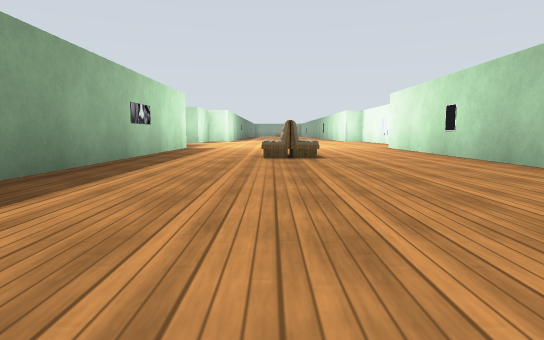
[1] (above)

24 first-person views from a walk through a Gazebo world. The camera is 0.72 m above the floor, tilts 6° down and sees 75° across. The floor is counted in squares, 2 m on a side. Each view is taken from the middle of a square. On the plan, view 1 faces up. The plan holds only what a view shows up to about 9 squares ahead; the rest is blank. The place goes on beyond the plan. Simple patterns stand in for the simulator's built-in surfaces. Some surface patterns are stand-ins.

[2]
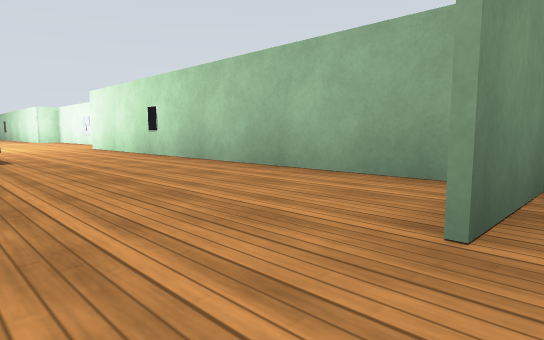

[3]
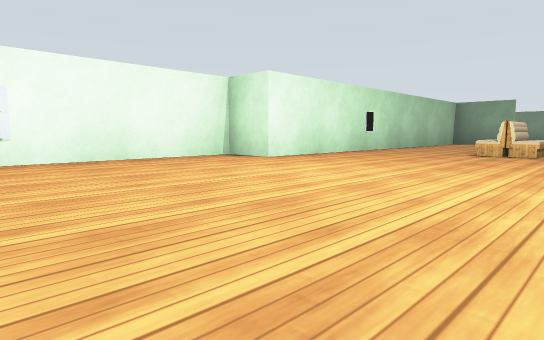

[4]
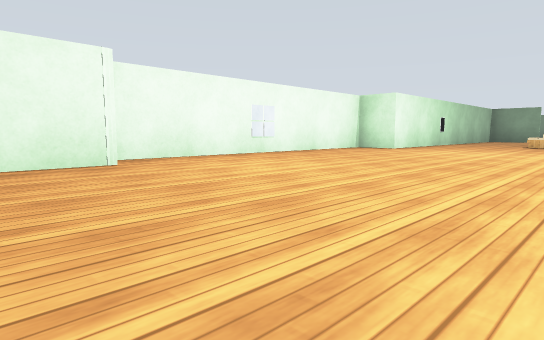

[5]
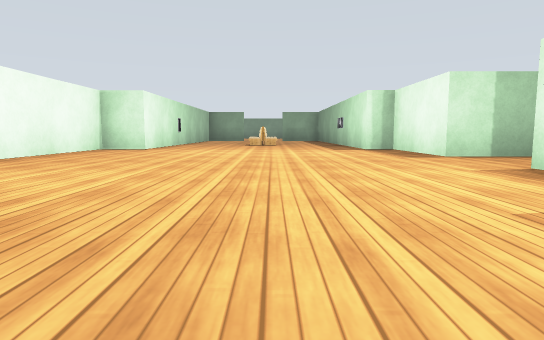

[6]
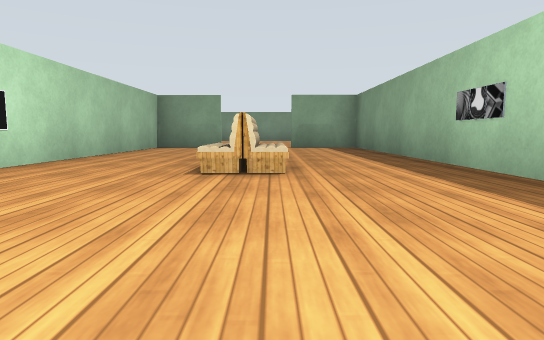

[7]
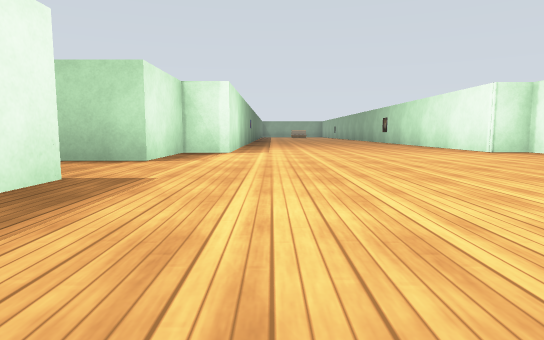

[8]
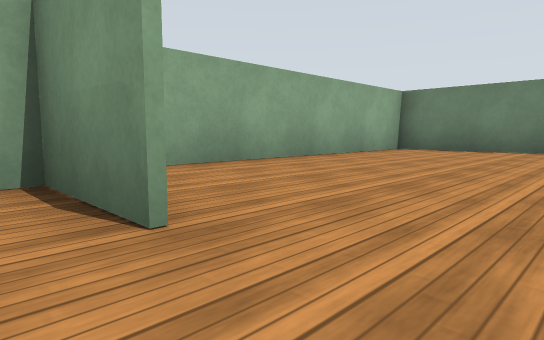

[9]
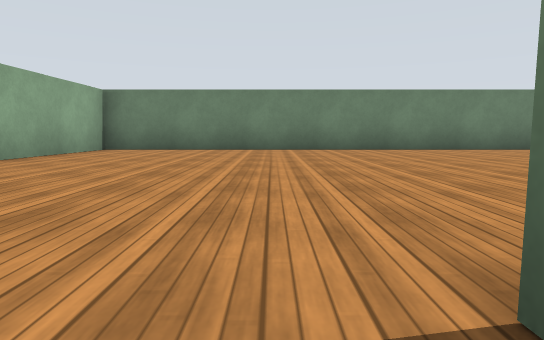

[10]
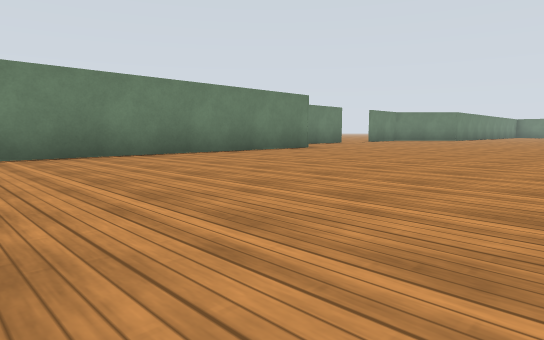

[11]
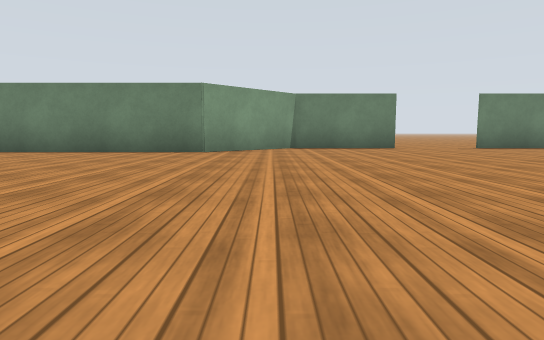

[12]
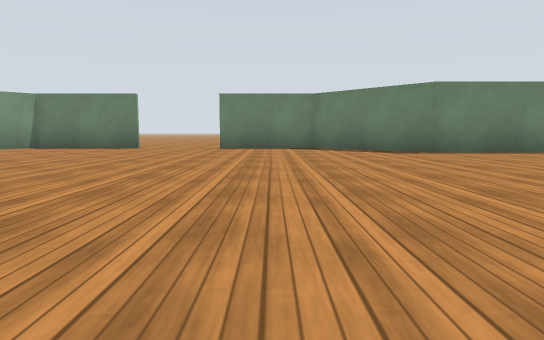

[13]
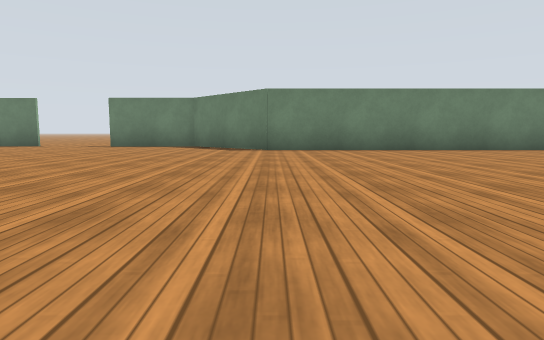

[14]
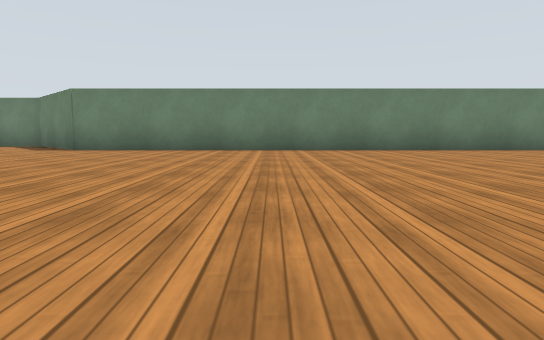

[15]
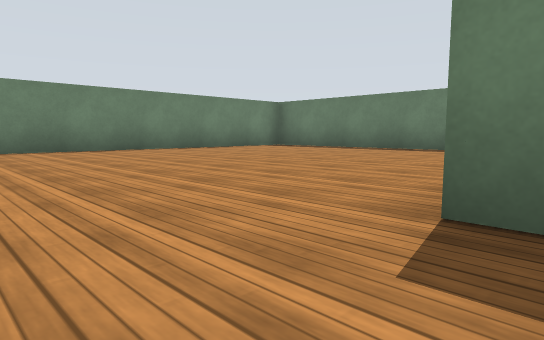

[16]
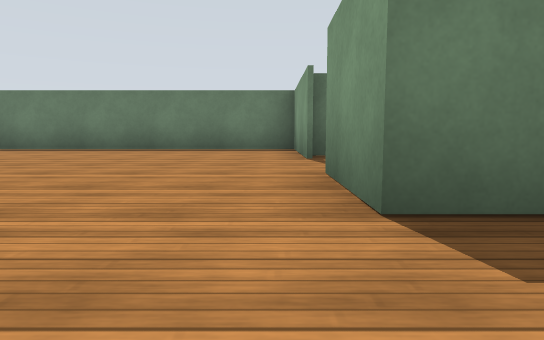

[17]
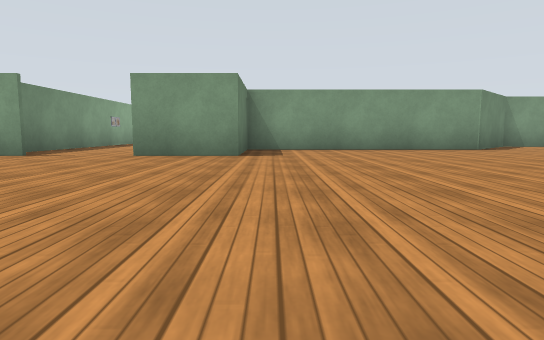

[18]
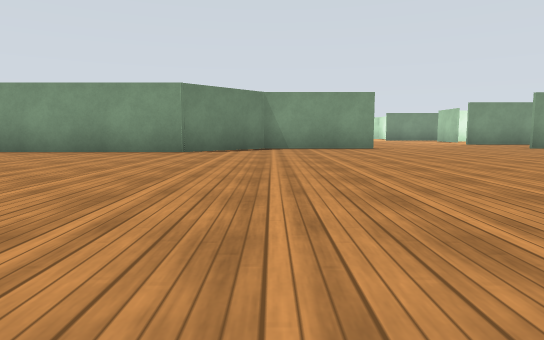

[19]
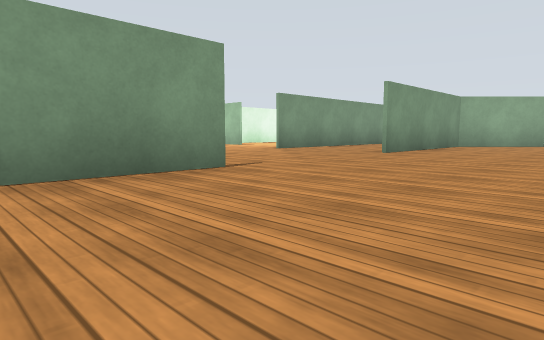

[20]
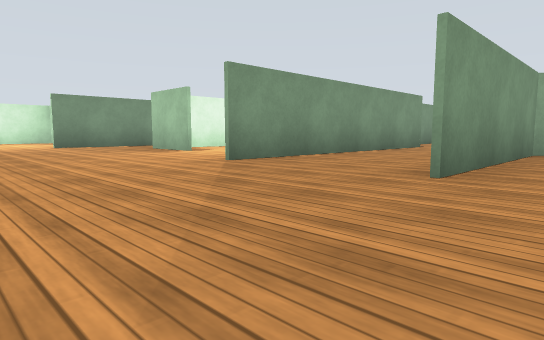

[21]
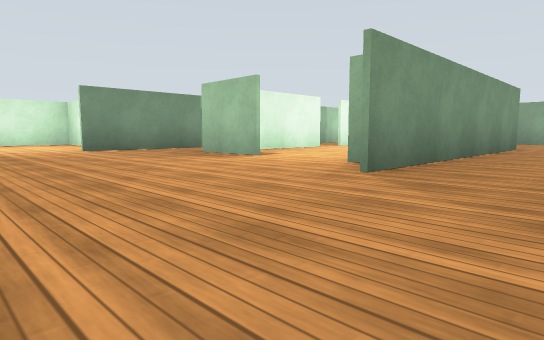

[22]
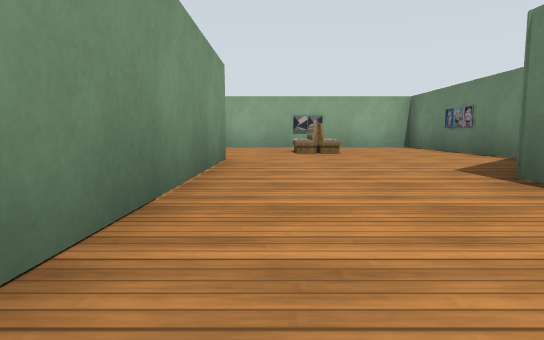

[23]
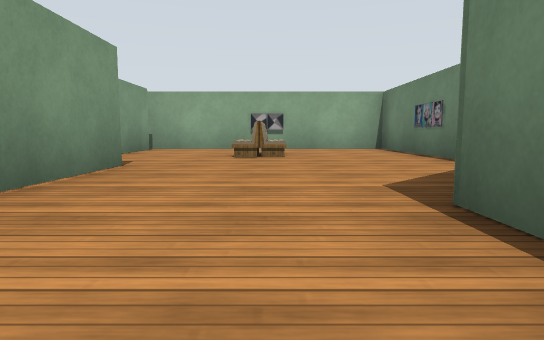

[24]
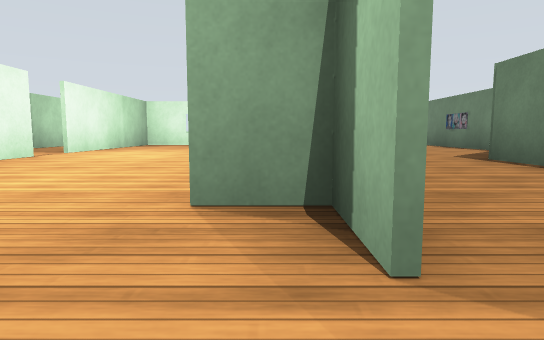

### Floor plan
Ten units are one square. View 1 is at (0, 0); x grows to the right and y downward. Boxes are objects, and circles mark ways between rooms. Rooms are numbered by the first view taken in them; rooms with no view inside come last. Other rooms are left out.
<svg viewBox="-312 -176 354 264">
<path fill="none" stroke="#000" d="M-26 -107 -26 -83 -20 -83 -20 -4 -4 -4M-21 -45 -21 -55M-17 -171 -17 -143 -26 -143 -26 -124M11 -4 27 -4 27 -83 37 -83 37 -143 30 -143 30 -171M-156 -40 -182 -40 -196 -25 -245 -25 -245 -5 -263 -5M-93 -41 -83 -41M-67 -24 -83 -40 -121 -40M-130 83 -106 83 -88 65 37 65 37 9M-122 -67 -113 -67 -113 -75M-190 63 -169 83 -148 83M-113 -91 -113 -108M-61 -66 -122 -66M-76 -106 -103 -106M-100 -124 -128 -124M-278 -5 -307 -5 -307 59M27 -5 11 -5M-288 65 -188 65M-61 -26 -21 -26 -21 -45M-21 -55 -21 -77M-25 -76 -36 -76"/>
<rect x="-5" y="-65" width="10" height="20" fill="#bbb"><title>bench</title></rect>
<rect x="-45" y="-55" width="10" height="10" fill="#bbb"><title>bench</title></rect>
<circle cx="5" cy="0" r="3" fill="#2a7"/>
<circle cx="-65" cy="-55" r="3" fill="#2a7"/>
<text x="0" y="-90">1</text>
<text x="-130" y="10">2</text>
<text x="-50" y="-50">3</text>
</svg>
Room 1 opens to room 2. Room 2 opens to room 3.

Where each view was taken, in squares from view 1:
view 1: 0 up, 0 right, facing up
view 2: 0 up, 0 right, facing up-right
view 3: 12 up, 1 left, facing down-right
view 4: 16 up, 1 left, facing down-right
view 5: 16 up, 0 right, facing down
view 6: 9 up, 0 right, facing down
view 7: 8 up, 1 left, facing up
view 8: 1 up, 0 right, facing down-right
view 9: 1 up, 0 right, facing down
view 10: 1 down, 2 left, facing down-left
view 11: 0 up, 10 left, facing down
view 12: 0 up, 16 left, facing down
view 13: 1 up, 19 left, facing down
view 14: 1 up, 23 left, facing down
view 15: 1 up, 23 left, facing down-left
view 16: 0 up, 23 left, facing left
view 17: 5 down, 24 left, facing up
view 18: 4 down, 18 left, facing up
view 19: 1 up, 18 left, facing up-right
view 20: 3 up, 15 left, facing up-right
view 21: 5 up, 15 left, facing up-right
view 22: 6 up, 11 left, facing right
view 23: 5 up, 10 left, facing right
view 24: 7 up, 13 left, facing right
